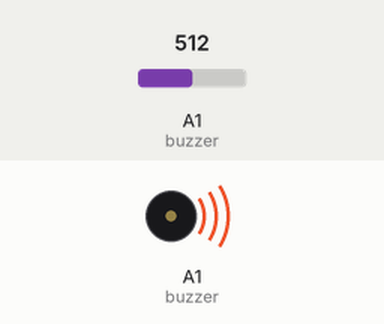
The sketch below on a simulated Arduino Uno, built with avr-gcc and run on an emulated ATmega328P. Shown: buzzer (waves = sounding). The inputs (shaded band) are chosen by the test bench; at power-on: A1 (buzzer) = 512.

Above: at 2.5 s.
2.6 s: A1 (buzzer) set to 411
8.0 s: A1 (buzzer) set to 382
At 9.2 s:
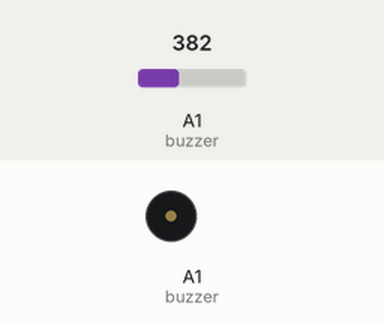
Timing chart, 0 to 11.0 s (numbered marks = the images above; inputs shaded):
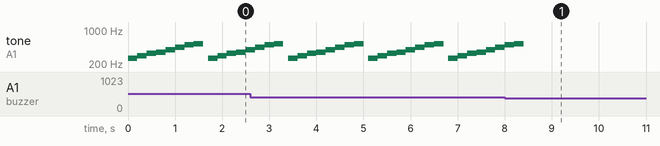

Measured:
- the behaviour switches between 400 and 399 on A1 (buzzer) (found by bisection; images 0 and 1)
- after the input at 8.0 s, tone on A1 (buzzer): goes on until 8.4 s, then stays silent
- by itself, tone on A1 (buzzer): repeats every 1.7 s: 494 Hz 0.20 s, 524 Hz 0.20 s, silent 0.10 s, 264 Hz 0.20 s, 293 Hz 0.20 s, 329 Hz 0.20 s, 349 Hz 0.20 s, 392 Hz 0.20 s, 440 Hz 0.20 s

The sketch:

13piezo.ino
```cpp
// 13. Piezo
const int buzzer = A1;

const int knockSensor = A1;

const int threshold = 400;

int sensorReading = 0;

void setup()

{ pinMode(buzzer, INPUT);
}
void loop()

{

pinMode(buzzer, INPUT);

sensorReading = analogRead(knockSensor);
Serial.println(sensorReading);

if (sensorReading >= threshold)

{

pinMode(buzzer, OUTPUT);

tone(buzzer,264); delay(200); noTone(buzzer); //C

tone(buzzer,293); delay(200); noTone(buzzer); //D

tone(buzzer,329); delay(200); noTone(buzzer); //E

tone(buzzer,349); delay(200); noTone(buzzer); //F

tone(buzzer,392); delay(200); noTone(buzzer); //G

tone(buzzer,440);

delay(200);

noTone(buzzer);

tone(buzzer,494);

delay(200);

//A

//B

noTone(buzzer);

tone(buzzer, 524);

delay(200);

noTone(buzzer);

//C

}

delay(100);

}
```
